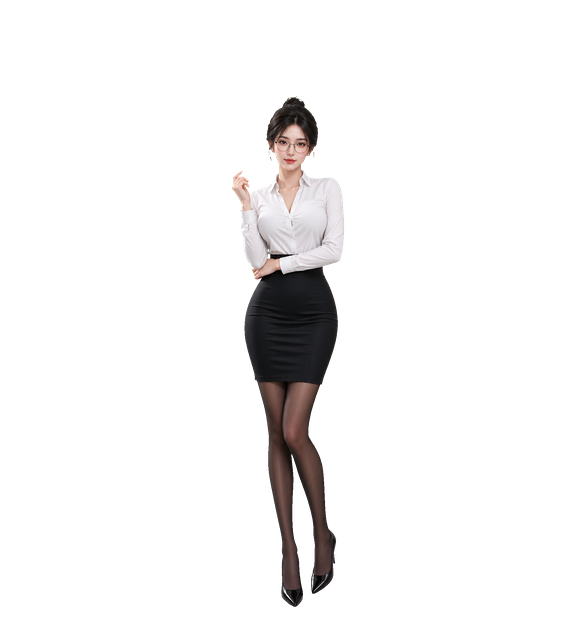
#> input picture assets/lingxi-ol-hires/adjust-glasses/00.png, 576 x 624 px
$ python normalize-chroma-strip.py ../assets/lingxi-ol-hires/adjust-glasses/00.png out.png --columns 5
#> lines starting #> are read from the running program, lines starting #| are printed output that depends on the picture; after the words box and inside, x2 and y2 are one past the last pixel; in counts of white or black regions, pixels touching at a corner belong together
#> in normalize_strip, source is the input picture: PIL image 576x624 RGBA; mean R, G, B, A 9.8, 8.8, 8.7, 21.2
#!/usr/bin/env python3
"""把 AI 生成的绿幕人物横条重新排成严格等宽网格。"""

from __future__ import annotations

import argparse
import math
from collections import deque
from dataclasses import dataclass
from pathlib import Path
from statistics import median

from PIL import Image, ImageFilter


@dataclass(frozen=True)
class Component:
    area: int
    bbox: tuple[int, int, int, int]


def is_chroma_green(pixel: tuple[int, int, int, int]) -> bool:
    red, green, blue, alpha = pixel
    if alpha == 0:
        return True
    dominance = green - max(red, blue)
    spread = green - min(red, blue)
    return green > 64 and dominance > 14 and spread > 28


def image_data(image: Image.Image):
    if hasattr(image, "get_flattened_data"):
        return image.get_flattened_data()
    return image.getdata()


def build_subject_mask(image: Image.Image) -> Image.Image:
    rgba = image.convert("RGBA")
    mask = Image.new("L", rgba.size)
#> mask: PIL image 576x624 L; every value is 0
    mask.putdata([
        0 if is_chroma_green(pixel) else 255
        for pixel in image_data(rgba)
    ])
#> in is_chroma_green, `red, green, blue, alpha = pixel`: red = 0
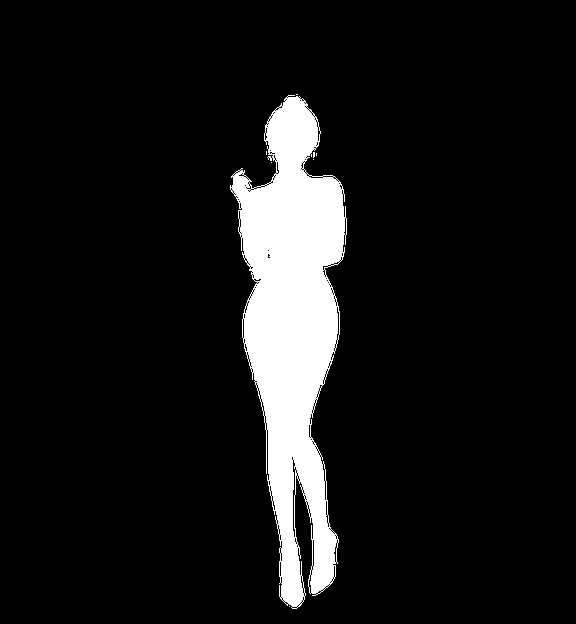
#> mask: PIL image 576x624 L; 9% white; 8 white regions (7 under 20 px), largest, box (x1, y1, x2, y2) and area: (230, 95, 347, 609) 32209
    return mask


def find_components(mask: Image.Image) -> list[Component]:
    width, height = mask.size
#> width = 576; height = 624
    values = list(image_data(mask))
#> values = 359424 items
    seen = bytearray(width * height)
    components: list[Component] = []

    for start_index, alpha in enumerate(values):
        if seen[start_index] or alpha <= 8:
            continue

        queue = deque([start_index])
        seen[start_index] = 1
        area = 0
        min_x = width
        min_y = height
        max_x = 0
        max_y = 0

        while queue:
            index = queue.pop()
            x = index % width
            y = index // width
            area += 1
            min_x = min(min_x, x)
            min_y = min(min_y, y)
            max_x = max(max_x, x + 1)
            max_y = max(max_y, y + 1)

            for next_y in range(max(0, y - 1), min(height, y + 2)):
                row_start = next_y * width
                for next_x in range(max(0, x - 1), min(width, x + 2)):
                    next_index = row_start + next_x
                    if seen[next_index] or values[next_index] <= 8:
                        continue
                    seen[next_index] = 1
                    queue.append(next_index)

        components.append(Component(area=area, bbox=(min_x, min_y, max_x, max_y)))
#> after the loop, components = 8 items

    return components


def sample_background(image: Image.Image) -> tuple[int, int, int, int]:
    rgba = image.convert("RGBA")
    width, height = rgba.size
    sample_size = max(4, min(width, height) // 80)
    samples: list[tuple[int, int, int, int]] = []
    for left, top in (
        (0, 0),
        (width - sample_size, 0),
        (0, height - sample_size),
        (width - sample_size, height - sample_size),
    ):
        samples.extend(image_data(rgba.crop((left, top, left + sample_size, top + sample_size))))
    return tuple(round(median(channel)) for channel in zip(*samples))


def normalize_strip(
    source_path: Path,
    output_path: Path,
    columns: int,
    padding: int,
) -> None:
    source = Image.open(source_path).convert("RGBA")
    mask = build_subject_mask(source)
    components = sorted(find_components(mask), key=lambda component: component.area, reverse=True)
#> components = 8 items
    if len(components) < columns:
        raise ValueError(
            f"Expected at least {columns} visible components, found {len(components)} in {source_path}"
        )

    # 每个人物及其手持足球在当前素材中属于同一主连通域；只取面积最大的 N 个，
    # 可稳定排除绿幕噪点，同时避免按理论格线切到相邻人物。
    selected = sorted(components[:columns], key=lambda component: component.bbox[0])
#> selected = 5 items
    max_subject_width = max(component.bbox[2] - component.bbox[0] for component in selected)
#> max_subject_width = 117
    tile_width = max(math.ceil(source.width / columns), max_subject_width + padding * 2)
#> tile_width = 149
    target_bottom = round(median(component.bbox[3] for component in selected))
#> target_bottom = 156
    background = sample_background(source)
#> after the loop in sample_background, `for left, top in (`: samples = 196 items, first 6: (0, 0, 0, 0), (0, 0, 0, 0), (0, 0, 0, 0), (0, 0, 0, 0), (0, 0, 0, 0), (0, 0, 0, 0)
#> background = (0, 0, 0, 0)
    output = Image.new("RGBA", (tile_width * columns, source.height), background)
#> output: PIL image 745x624 RGBA; every value is 0

    for column, component in enumerate(selected):
        left, top, right, bottom = component.bbox
        crop_left = max(0, left - 4)
        crop_top = max(0, top - 4)
        crop_right = min(source.width, right + 4)
        crop_bottom = min(source.height, bottom + 4)
        crop_box = (crop_left, crop_top, crop_right, crop_bottom)
        crop = source.crop(crop_box)
        crop_mask = mask.crop(crop_box).filter(ImageFilter.GaussianBlur(radius=0.35))

        subject_center_x = (left + right) / 2
        paste_x = round(
            column * tile_width
            + tile_width / 2
            - (subject_center_x - crop_left)
        )
        paste_y = target_bottom - (bottom - crop_top)
        output.paste(crop, (paste_x, paste_y), crop_mask)
#> this loop made 5 passes
#> (left, top, right, bottom, crop_left, crop_top, crop_right, crop_bottom) on passes 1 to 5: (230, 95, 347, 609, 226, 91, 351, 613), (266, 151, 267, 155, 262, 147, 271, 159), (296, 94, 298, 95, 292, 90, 302, 99), (313, 152, 315, 158, 309, 148, 319, 162), (316, 153, 317, 156, 312, 149, 321, 160)
#> pass 1, in normalize_strip, `crop = source.crop(crop_box)`:
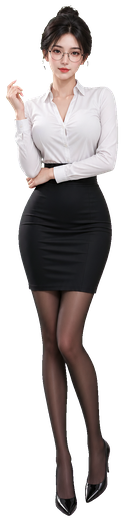
#> crop: PIL image 125x522 RGBA; mean R, G, B, A 54, 48.5, 48.1, 116.5; transparent parts drawn white
#> pass 1, in normalize_strip, `crop_mask = mask.crop(crop_box).filter(ImageFilter.GaussianBlur(radius..`:
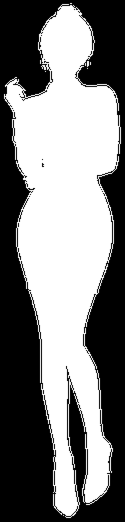
#> crop_mask: PIL image 125x522 L; min 0, max 255, mean 126
#> after the loop:
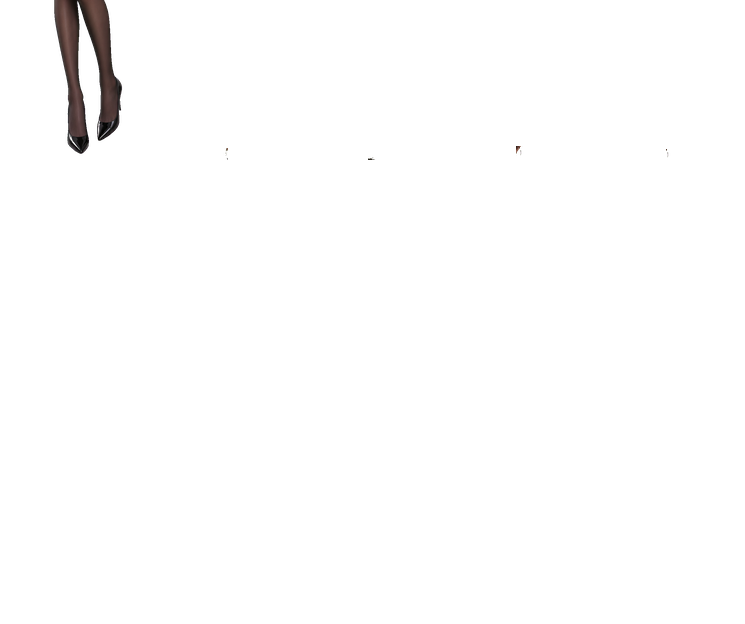
#> output: PIL image 745x624 RGBA; mean R, G, B, A 1, 0.7, 0.7, 3; transparent parts drawn white

    output_path.parent.mkdir(parents=True, exist_ok=True)
    output.save(output_path)
    print(
        f"Normalized {columns} characters from {source_path} to {output_path} "
        f"({output.width}x{output.height}, tile_width={tile_width})"
    )
#| Normalized 5 characters from ../assets/lingxi-ol-hires/adjust-glasses/00.png to out.png (745x624, tile_width=149)


def parse_args() -> argparse.Namespace:
    parser = argparse.ArgumentParser(description=__doc__)
    parser.add_argument("input", type=Path, help="输入绿幕横条 PNG")
    parser.add_argument("output", type=Path, help="输出严格等宽横条 PNG")
    parser.add_argument("--columns", required=True, type=int, help="人物格数")
    parser.add_argument("--padding", type=int, default=16, help="每格最小水平留白")
    return parser.parse_args()


def main() -> None:
    args = parse_args()
    if args.columns <= 0:
        raise ValueError("--columns must be positive")
    if args.padding < 0:
        raise ValueError("--padding cannot be negative")
    normalize_strip(args.input, args.output, args.columns, args.padding)


if __name__ == "__main__":
    main()
